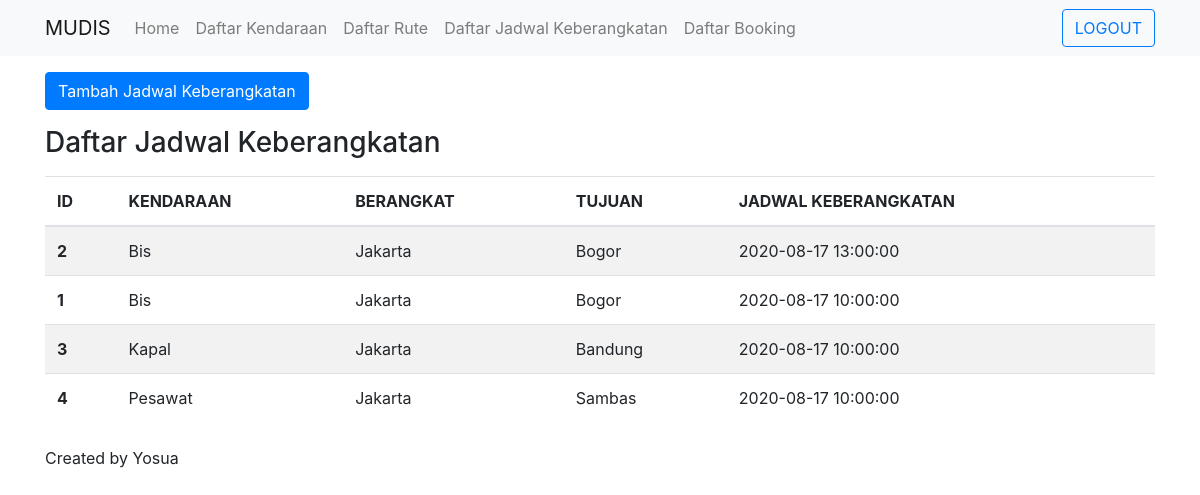
/index.php/admin/tambah_jadwal, run on the app's committed database.
### tables this page shows
CREATE TABLE `tbl_jadwal_keberangkatan` (
  `ID_JADWAL` int(11) NOT NULL,
  `ID_RUTE` int(11) NOT NULL,
  `DATE` datetime NOT NULL
);

CREATE TABLE `tbl_kendaraan` (
  `ID_KENDARAAN` int(11) NOT NULL,
  `NAMA_KENDARAAN` varchar(20) NOT NULL
);

CREATE TABLE `tbl_rute` (
  `ID_RUTE` int(11) NOT NULL,
  `ID_KENDARAAN` int(11) NOT NULL,
  `BERANGKAT` varchar(50) NOT NULL,
  `TUJUAN` varchar(50) NOT NULL,
  `TOTAL_SLOT` int(11) NOT NULL
);

### application/controllers/Admin.php (called while the page is built, shortened)
<?php
class Admin extends CI_Controller {
    public function __construct(){
        $this->load->model('Admin_model');
    }
    public function tambah_jadwal(){
        $data['judul_halaman'] = 'Admin';
        $data['rute'] = $this->Admin_model->get_Rute();
        $data['kendaraan'] = $this->Admin_model->get_Kendaraan();
        $data['jadwal'] = $this->Admin_model->get_Jadwal();
        $this->load->view('templates/header_admin.php', $data);
        $this->load->view('admin/tambah_jadwal.php', $data);
        $this->load->view('templates/footer_admin.php');
    }
}

### index.php (called while the page is built, shortened)
<?php
require_once BASEPATH.'core/CodeIgniter.php';

### application/models/Admin_model.php (called while the page is built, shortened)
<?php
    class Admin_model extends CI_model{
        public function get_Jadwal(){
            return $this->db->query('SELECT * FROM tbl_jadwal_keberangkatan JOIN tbl_rute on tbl_jadwal_keberangkatan.ID_RUTE = tbl_rute.ID_RUTE JOIN tbl_kendaraan on tbl_rute.ID_KENDARAAN = tbl_kendaraan.ID_KENDARAAN ORDER BY DATE DESC, NAMA_KENDARAAN ASC, BERANGKAT ASC')->result_array();
        }
    }
?>

### application/views/admin/tambah_jadwal.php (the view, shortened to what this page needs)
<button type="button" class="btn btn-primary mt-3" data-toggle="modal" data-target="#modalTambahJadwal" data-backdrop="static" data-keyboard="false">Tambah Jadwal Keberangkatan</button>
<div class = "mt-3">
    <h3> Daftar Jadwal Keberangkatan </h3>
    <table class="table table-striped mt-3">
        <thead>
            <tr>
                <th scope="col">ID</th>
                <th scope="col">KENDARAAN</th>
                <th scope="col">BERANGKAT</th>
                <th scope="col">TUJUAN</th>
                <th scope="col">JADWAL KEBERANGKATAN</th>
            </tr>
        </thead>
        <tbody>
            <?php foreach($jadwal as $jd) : ?>
                <tr>
                    <th scope="row"><?= $jd['ID_JADWAL'] ?></th>
                    <td><?= $jd['NAMA_KENDARAAN'] ?></td>
                    <td><?= $jd['BERANGKAT'] ?></td>
                    <td><?= $jd['TUJUAN'] ?></td>
                    <td><?= $jd['DATE'] ?></td>
                </tr>
            <?php endforeach; ?>
        </tbody>
    </table>
</div>

### data on the page
tbl_jadwal_keberangkatan: ID_JADWAL "2", tbl_kendaraan.NAMA_KENDARAAN "Bis", ID_RUTE.BERANGKAT "Jakarta", ID_RUTE.TUJUAN "Bogor", DATE "2020-08-17 13:00:00"
tbl_jadwal_keberangkatan: ID_JADWAL "1", tbl_kendaraan.NAMA_KENDARAAN "Bis", ID_RUTE.BERANGKAT "Jakarta", ID_RUTE.TUJUAN "Bogor", DATE "2020-08-17 10:00:00"
tbl_jadwal_keberangkatan: ID_JADWAL "3", tbl_kendaraan.NAMA_KENDARAAN "Kapal", ID_RUTE.BERANGKAT "Jakarta", ID_RUTE.TUJUAN "Bandung", DATE "2020-08-17 10:00:00"
tbl_jadwal_keberangkatan: ID_JADWAL "4", tbl_kendaraan.NAMA_KENDARAAN "Pesawat", ID_RUTE.BERANGKAT "Jakarta", ID_RUTE.TUJUAN "Sambas", DATE "2020-08-17 10:00:00"
